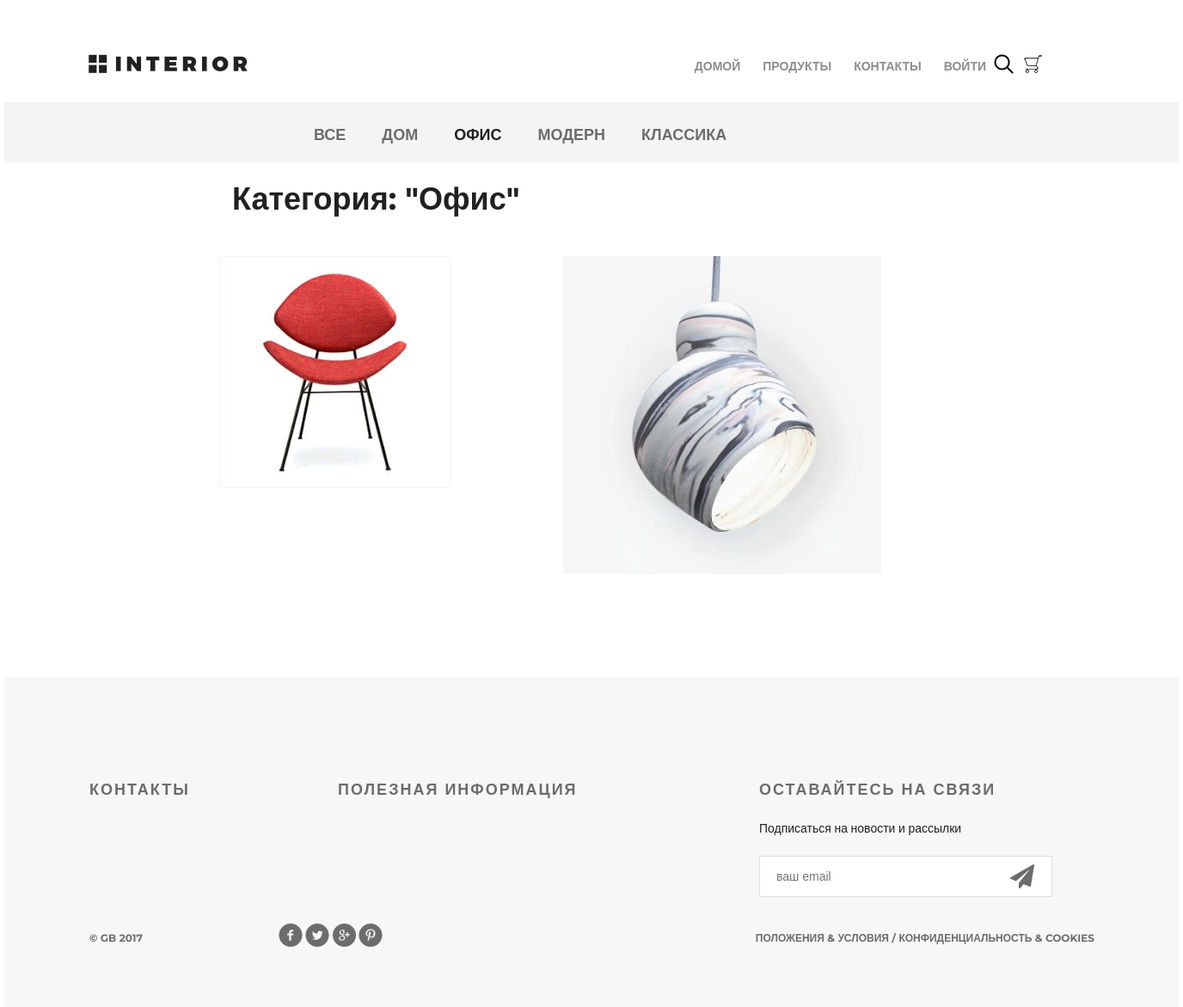
Screenshot of /products/category/2/ with the database file from the repository.
### mainapp/models.py (models this page shows, shortened)
class ProductCategory(models.Model):
    name = models.CharField(verbose_name='имя', max_length=64, unique=True)
    description = models.TextField(verbose_name='описание', blank=True)
    is_active = models.BooleanField(verbose_name='активна', default=True)

class Product(models.Model):
    category = models.ForeignKey(ProductCategory, on_delete=models.CASCADE)
    name = models.CharField(verbose_name='имя продукта', max_length=128)
    image = models.ImageField(upload_to='product_images', blank=True)
    short_desc = models.CharField(verbose_name='краткое описание продукта', max_length=60, blank=True)
    description = models.TextField(verbose_name='описание продукта', blank=True)
    price = models.DecimalField(verbose_name='цена продукта', max_digits=8, decimal_places=2, default=0)
    quantity = models.PositiveIntegerField(verbose_name='количество на складе', default=0)

### mainapp/views.py (the view, shortened to what this page needs)
# urls.py: path('products/', include('mainapp.urls', namespace='products')),
def products(request, pk=None):
    title = 'продукты'
    links_categories_menu = ProductCategory.objects.all()
    basket = get_basket(request.user)
    if request.user.is_authenticated:
        basket = Basket.objects.filter(user=request.user)
    if pk is not None:
        if pk == 0:
            products = Product.objects.all().order_by('price')
            category = {'name': 'все'}
        else:
            category = get_object_or_404(ProductCategory, pk=pk)
            products = Product.objects.filter(category__pk=pk).order_by('price')
        content = {
            'title': title,
            'products': products,
            'category': category,
            'basket': basket,
            'links_categories_menu': links_categories_menu,
            'links_menu': links_menu
        }
        return render(request, 'mainapp/products_list.html', content)

### mainapp/views.py (called while the page is built)
def get_basket(user):
    if user.is_authenticated:
        return Basket.objects.filter(user=user)
    else:
        return []

### mainapp/templates/mainapp/products_list.html (shortened to what this page needs)
{% extends 'mainapp/base.html' %}
{% load static %}
    {% block menu %}
		<div class="hero-white">
			<div class="header clearfix">
                {% include 'mainapp/includes/inc_main_menu.html' %}
			</div>
		</div>
    {% endblock %}
{% block content %}
    <div class="details">
        <div class="links clearfix">
        {% include 'mainapp/includes/inc_categories_menu.html' %}
        </div>
        <div class="products_list">
            <div class="title clearfix">
                <h2>
                    Категория: "{{ category.name|title }}"
                </h2>
            </div>
        <br>
            <div class="related-products clearfix">
            {% for product in products %}
                <div class="block">
                    <a href="{% url 'products:product' product.pk %}">
                    <img src="/media/{{ product.image }}" alt="{{ product.short_desc }}">
                    </a>
                </div>
            {% endfor %}
            </div>
        </div>
    </div>
{% endblock %}

### mainapp/templates/mainapp/includes/inc_categories_menu.html (shortened to what this page needs)
<ul class="links-menu">
  <li>
    <a href="{% url 'products:category' 0 %}"
       class="">
      все
    </a>
  </li>
  {% for link in links_categories_menu %}
    <li>
      <a href="{% url 'products:category' link.pk %}"
         class="{% if request.resolver_match.kwargs.pk|add:'0' == link.pk %}
                  active
                {% endif %}">
        {{ link.name }}
      </a>
    </li>
  {% endfor %}
</ul>

### static/css/style.css (style rules this page uses)
* { margin: 0; padding: 0; }
body { font-family: 'Montserrat', sans-serif; }
html, body { height: 100%; }
.products_list { margin-left: 250px; }
.products_list a { color: #555; text-decoration: none; }
.products_list .title { margin: 20px auto; height: 50px; float: none; }
.products_list .title h2 { margin-top: 0; float: left; }
.clearfix:after { content: ""; display: block; clear: both; }
.title { height: 152px; margin-right: 15px; }
.title h2 { float: left; margin-top: 118px; color: #212121; font-size: 36px; font-weight: 700; text-align: left; margin-left: 15px; }
.hero-white { background-color: #fff; height: 119px; padding-left: 98px; padding-right: 211px; position: relative; }
.links { height: 70px; background-color: #f4f4f4; position: relative; padding-left: 360px; }
.links-menu { margin: 27px auto 0px; position: absolute; }
.links-menu li { float: left; list-style-type: none; padding-right: 42px; }
.links-menu li a { text-decoration: none; color: #6c6c6c; font-size: 18px; font-weight: 700; text-transform: uppercase; }
.links-menu .active { color: #212121; font-size: 18px; font-weight: 700; }
.related-products { margin-bottom: 120px; }
.related-products .block a img { float: left; }
.related-products .block { float: left; margin-right: 30px; display: block; height: 370px; width: 370px; position: relative; }

### rows the page displays
ProductCategory: name "ДОМ"
ProductCategory: name "ОФИС", name "Офис"
ProductCategory: name "МОДЕРН"
ProductCategory: name "КЛАССИКА"
Product: image (picture)
Product: image (picture)

### other values shown
{{ link.name }} "ДОМОЙ" "ПРОДУКТЫ" "КОНТАКТЫ"
